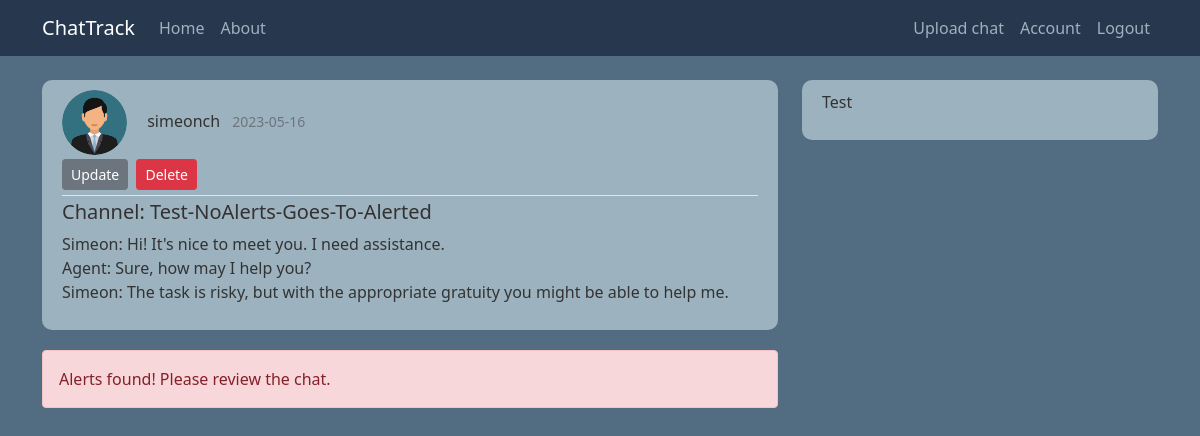
Page /chat/3 (signed in) on the earlier database version.
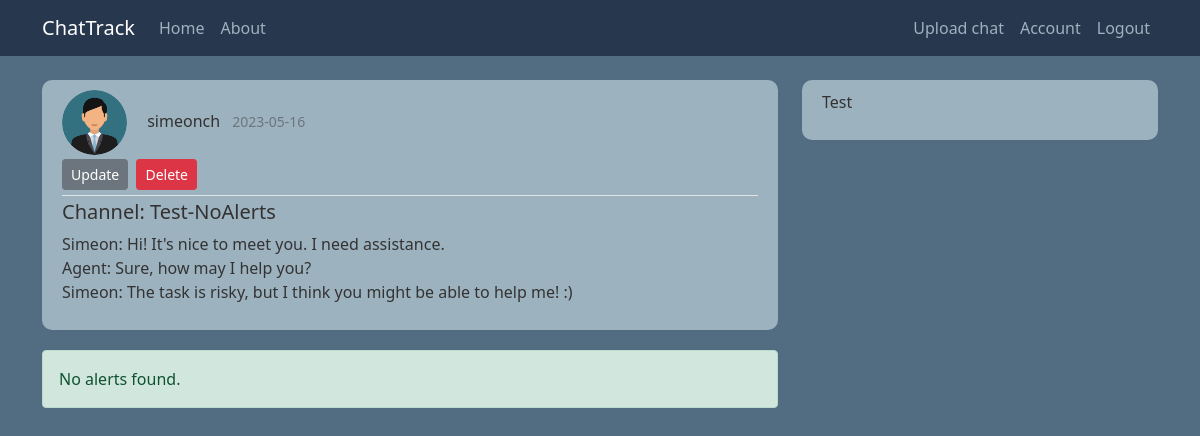
Same page on the later database version.
### chattrack/models.py (models this page shows, shortened)
class Chat(db.Model):
    id = db.Column(db.Integer, primary_key=True)
    has_alerts = db.Column(db.Boolean, nullable=False, default=False)
    date_uploaded = db.Column(db.DateTime, nullable=False, default=datetime.utcnow)
    channel = db.Column(db.String(30), nullable=False)
    content = db.Column(db.Text, nullable=False)
    user_id = db.Column(db.Integer, db.ForeignKey('user.id'), nullable=False)

### chattrack/routes.py (the view)
@app.route("/chat/<int:chat_id>", methods=['GET', 'POST'])
@login_required
def chat(chat_id):
    chat = Chat.query.get_or_404(chat_id)
    return render_template('chat.html', title=chat.channel, chat=chat)

### chattrack/models.py (called while the page is built)
@login_manager.user_loader # get an id to keep session of the user
def load_user(user_id):
    return User.query.get(int(user_id))

### chattrack/templates/chat.html (shortened to what this page needs)
{% extends "init_template.html" %}
{% block content %}
  {% if current_user.is_authenticated %}
    <article class="media content-section">
        <div class="media-body">
            <div class="article-metadata">
                <img class="rounded-circle article-img" src="{{ url_for('static', filename='profile_pictures/' + chat.owner.profile_pic) }}">
                <a class="username me-2" href="{{ url_for('user_chats', username=chat.owner.username) }}">{{ chat.owner.username }}</a>
                <small class="text-muted">{{ chat.date_uploaded.strftime('%Y-%m-%d') }}</small>
                {% if chat.owner == current_user %}
                    <div>
                        <a class="btn btn-secondary btn-sm mt-1 mb-1" href="{{ url_for('update_chat', chat_id = chat.id) }}">Update</a>
                        <button type="button" class="btn btn-danger btn-sm m-1" data-bs-toggle="modal" data-bs-target="#deleteModal">Delete</button>
                    </div>
                {% endif %}
            </div>
            <h5 class="article-title">Channel: {{ chat.channel }}</h5>
            <p class="article-content">{{ chat.content }}</p>
        </div>
        </article>
        {% if chat.has_alerts == true %}
            <div class="alert alert-danger" role="alert">
                <div class="panel-heading">Alerts found! Please review the chat.</div>
            </div>
        {% else %}
            <div class="alert alert-success" role="alert">
                <div class="panel-heading">No alerts found.</div>
            </div>
        {% endif %}
  {% else %}
    <div class="alert alert-primary" role="alert">
      <div class="panel-heading">Please log in!</div>
    </div>
  {% endif %}
{% endblock content %}

Differences in the rows shown:
changed Chat: channel "Test-NoAlerts-Goes-To-Alerted" → "Test-NoAlerts"; content "…task is risky, but with the appropriate gratuity you might be able to help me." → "Simeon: Hi! It's nice to meet you. I need assistance. Agent: Sure, how may I help you? Simeon: The task is risky, but I think you might be able to help me! :)"; has_alerts True → False (drawn)
Other differences:
text no longer shown: "Alerts found! Please review the chat."
text now shown: "No alerts found."
